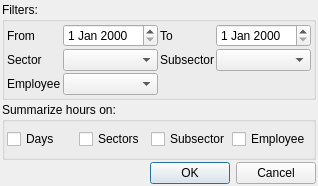
<?xml version="1.0" encoding="UTF-8"?>
<ui version="4.0">
 <class>DlgQueryBuilder</class>
 <widget class="QDialog" name="DlgQueryBuilder">
  <property name="geometry">
   <rect>
    <x>0</x>
    <y>0</y>
    <width>318</width>
    <height>186</height>
   </rect>
  </property>
  <property name="windowTitle">
   <string>Filter</string>
  </property>
  <property name="windowIcon">
   <iconset resource="resources.qrc">
    <normaloff>:/img/images/glyphicons_084_heat.png</normaloff>:/img/images/glyphicons_084_heat.png</iconset>
  </property>
  <layout class="QVBoxLayout" name="verticalLayout_2">
   <property name="spacing">
    <number>2</number>
   </property>
   <property name="leftMargin">
    <number>2</number>
   </property>
   <property name="topMargin">
    <number>2</number>
   </property>
   <property name="rightMargin">
    <number>2</number>
   </property>
   <property name="bottomMargin">
    <number>2</number>
   </property>
   <item>
    <widget class="QGroupBox" name="groupBox">
     <property name="title">
      <string>Filters:</string>
     </property>
     <layout class="QVBoxLayout" name="verticalLayout">
      <property name="spacing">
       <number>2</number>
      </property>
      <property name="leftMargin">
       <number>2</number>
      </property>
      <property name="topMargin">
       <number>2</number>
      </property>
      <property name="rightMargin">
       <number>2</number>
      </property>
      <property name="bottomMargin">
       <number>2</number>
      </property>
      <item>
       <layout class="QHBoxLayout" name="horizontalLayout">
        <property name="spacing">
         <number>2</number>
        </property>
        <item>
         <layout class="QFormLayout" name="formLayout">
          <property name="horizontalSpacing">
           <number>2</number>
          </property>
          <property name="verticalSpacing">
           <number>2</number>
          </property>
          <item row="0" column="0">
           <widget class="QLabel" name="label">
            <property name="text">
             <string>From</string>
            </property>
            <property name="buddy">
             <cstring>dateFrom</cstring>
            </property>
           </widget>
          </item>
          <item row="0" column="1">
           <widget class="QDateEdit" name="dateFrom"/>
          </item>
          <item row="1" column="0">
           <widget class="QLabel" name="label_3">
            <property name="text">
             <string>Sector</string>
            </property>
            <property name="buddy">
             <cstring>cboSector</cstring>
            </property>
           </widget>
          </item>
          <item row="1" column="1">
           <widget class="QComboBox" name="cboSector"/>
          </item>
          <item row="2" column="0">
           <widget class="QLabel" name="label_5">
            <property name="text">
             <string>Employee</string>
            </property>
            <property name="buddy">
             <cstring>cboEmployee</cstring>
            </property>
           </widget>
          </item>
          <item row="2" column="1">
           <widget class="QComboBox" name="cboEmployee"/>
          </item>
         </layout>
        </item>
        <item>
         <layout class="QFormLayout" name="formLayout_2">
          <property name="horizontalSpacing">
           <number>2</number>
          </property>
          <property name="verticalSpacing">
           <number>2</number>
          </property>
          <item row="0" column="0">
           <widget class="QLabel" name="label_2">
            <property name="text">
             <string>To</string>
            </property>
            <property name="buddy">
             <cstring>dateTo</cstring>
            </property>
           </widget>
          </item>
          <item row="0" column="1">
           <widget class="QDateEdit" name="dateTo"/>
          </item>
          <item row="1" column="0">
           <widget class="QLabel" name="label_4">
            <property name="text">
             <string>Subsector</string>
            </property>
            <property name="buddy">
             <cstring>cboSubSector</cstring>
            </property>
           </widget>
          </item>
          <item row="1" column="1">
           <widget class="QComboBox" name="cboSubSector"/>
          </item>
         </layout>
        </item>
       </layout>
      </item>
     </layout>
    </widget>
   </item>
   <item>
    <widget class="QGroupBox" name="groupBox_2">
     <property name="title">
      <string>Summarize hours on:</string>
     </property>
     <layout class="QGridLayout" name="gridLayout">
      <property name="leftMargin">
       <number>2</number>
      </property>
      <property name="topMargin">
       <number>2</number>
      </property>
      <property name="rightMargin">
       <number>2</number>
      </property>
      <property name="bottomMargin">
       <number>2</number>
      </property>
      <property name="spacing">
       <number>2</number>
      </property>
      <item row="0" column="2">
       <widget class="QCheckBox" name="chkSubSectors">
        <property name="text">
         <string>Subsector</string>
        </property>
       </widget>
      </item>
      <item row="0" column="1">
       <widget class="QCheckBox" name="chkSectors">
        <property name="text">
         <string>Sectors</string>
        </property>
       </widget>
      </item>
      <item row="0" column="3">
       <widget class="QCheckBox" name="chkEmployees">
        <property name="text">
         <string>Employee</string>
        </property>
       </widget>
      </item>
      <item row="0" column="0">
       <widget class="QCheckBox" name="chkDays">
        <property name="text">
         <string>Days</string>
        </property>
       </widget>
      </item>
     </layout>
    </widget>
   </item>
   <item>
    <widget class="QDialogButtonBox" name="buttonBox">
     <property name="orientation">
      <enum>Qt::Horizontal</enum>
     </property>
     <property name="standardButtons">
      <set>QDialogButtonBox::Cancel|QDialogButtonBox::Ok</set>
     </property>
    </widget>
   </item>
  </layout>
 </widget>
 <tabstops>
  <tabstop>dateFrom</tabstop>
  <tabstop>dateTo</tabstop>
  <tabstop>cboSector</tabstop>
  <tabstop>cboSubSector</tabstop>
  <tabstop>cboEmployee</tabstop>
  <tabstop>buttonBox</tabstop>
 </tabstops>
 <resources>
  <include location="resources.qrc"/>
 </resources>
 <connections>
  <connection>
   <sender>buttonBox</sender>
   <signal>accepted()</signal>
   <receiver>DlgQueryBuilder</receiver>
   <slot>accept()</slot>
   <hints>
    <hint type="sourcelabel">
     <x>378</x>
     <y>404</y>
    </hint>
    <hint type="destinationlabel">
     <x>157</x>
     <y>274</y>
    </hint>
   </hints>
  </connection>
  <connection>
   <sender>buttonBox</sender>
   <signal>rejected()</signal>
   <receiver>DlgQueryBuilder</receiver>
   <slot>reject()</slot>
   <hints>
    <hint type="sourcelabel">
     <x>446</x>
     <y>410</y>
    </hint>
    <hint type="destinationlabel">
     <x>286</x>
     <y>274</y>
    </hint>
   </hints>
  </connection>
 </connections>
</ui>
